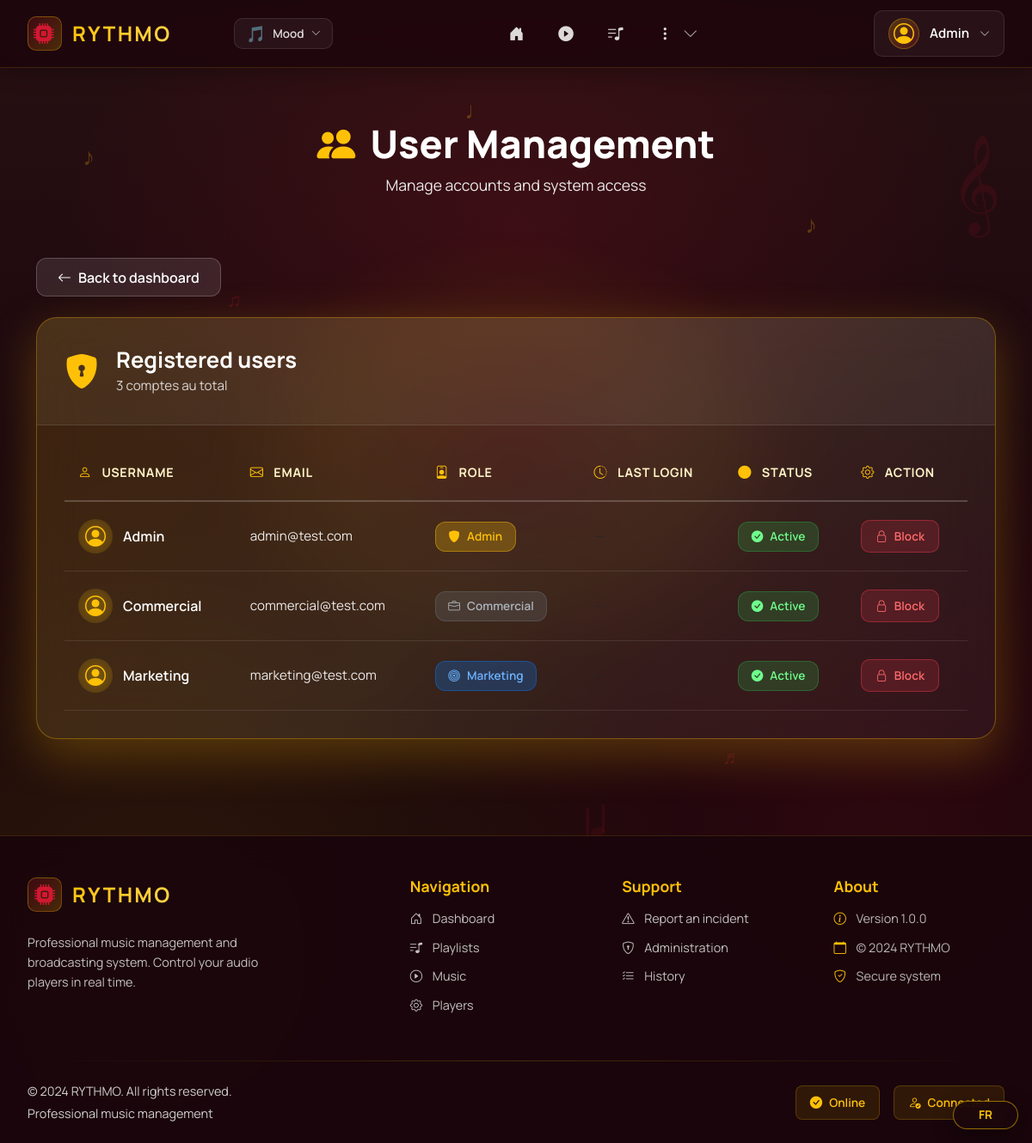
Screenshot of /admin/users/ (signed in) with the database file from the repository.
### tables this page shows
CREATE TABLE utilisateur(
   id_utilisateur INTEGER PRIMARY KEY,
   nom_utilisateur VARCHAR(50) UNIQUE NOT NULL,
   motdepasse VARCHAR(50) NOT NULL,
   prenom VARCHAR(50) NOT NULL,
   nom VARCHAR(50) NOT NULL,
   email VARCHAR(100) UNIQUE NOT NULL,
   nom_role VARCHAR(50) NOT NULL,
   FOREIGN KEY(nom_role) REFERENCES role(nom_role)
);

### app/controllers/AdminController.py (the view)
@admin_bp.route("/", endpoint="admin")
def list_users():
    admin_required()
    users = user_service.getUsers()
    metadata = {"title": "Admin - Gestion Utilisateurs", "pagename": "admin"}
    return render_template("admin.html", users=users, metadata=metadata)

### app/__init__.py (called while the page is built, shortened)
@app.before_request
def check_session_timeout():
    if 'user_id' in session:
        last_active = session.get('last_active')
        now = datetime.now()
        session['last_active'] = now.isoformat()

@app.before_request
def load_user():
    user_id = session.get("user_id")
    if user_id:
        user = UserSqliteDAO().findById(user_id)
        g.current_user = user
    else:
        g.current_user = None

@app.context_processor
def inject_globals():
    theme = session.get("theme", "default")
    if theme == "chill":
        theme = "romantique"
    user = g.get("current_user", None)
    role = normalize_role(user.role if user else session.get("role"))
    def user_can(permission):
        return can(role, permission)
    return {
        "current_user": user,
        "theme": theme,
        "permissions": get_role_permissions(role),
        "role_label": role_label(role),
        "user_can": user_can,
    }

### app/controllers/AdminController.py (called while the page is built)
def admin_required():
    if normalize_role(session.get("role")) != "admin":
        abort(403)

### app/models/UserDAO.py (called while the page is built)
    def _getDbConnection(self):
        conn = sqlite3.connect(self.databasename)
        conn.row_factory = sqlite3.Row
        return conn

    def findAll(self):
        conn = self._getDbConnection()
        rows = conn.execute("""
            SELECT u.*, c.login_attempts, c.block_until, c.last_login
            FROM utilisateur u
            LEFT JOIN connexion c
                ON u.id_utilisateur = c.id_utilisateur
        """).fetchall()
        conn.close()
        return [User(dict(r)) for r in rows]

    def findById(self, user_id):
        conn = self._getDbConnection()
        row = conn.execute("""
            SELECT u.*, c.login_attempts, c.block_until, c.last_login
            FROM utilisateur u
            LEFT JOIN connexion c
                ON u.id_utilisateur = c.id_utilisateur
            WHERE u.id_utilisateur = ?
        """, (user_id,)).fetchone()
        conn.close()
        return User(row) if row else None

### app/services/permissions.py (called while the page is built)
def normalize_role(role):
    if not role:
        return ROLE_COMMERCIAL
    return LEGACY_ROLE_MAP.get(role, role)

def role_label(role):
    return ROLE_LABELS.get(normalize_role(role), str(role).title())

def get_role_permissions(role):
    role = normalize_role(role)
    if role == ROLE_ADMIN:
        return ROLE_PERMISSIONS[ROLE_ADMIN]
    return ROLE_PERMISSIONS.get(role, ROLE_PERMISSIONS[ROLE_COMMERCIAL])

### app/services/user_service.py (called while the page is built)
    def getUsers(self):
        return self.udao.findAll()

### app/templates/admin.html (shortened to what this page needs)
{% extends 'layout.html' %}
{% block content %}
<div class="admin-hero">
  <div class="container">
    <h1><i class="bi bi-people-fill"></i> Gestion des Utilisateurs</h1>
    <p>Administrez les comptes et les accès au système</p>
  </div>
</div>
<div class="container mt-4 pb-5">
  <div class="admin-actions mb-4">
    <a href="{{ url_for('index') }}" class="btn btn-rythmo-back">
      <i class="bi bi-arrow-left"></i> Retour au tableau de bord
    </a>
  </div>
  <div class="admin-card">
    <div class="admin-card-header">
      <div class="admin-header-info">
        <i class="bi bi-shield-lock-fill"></i>
        <div>
          <h2>Utilisateurs inscrits</h2>
          <p>{{ users|length }} compte{{ 's' if users|length > 1 else '' }} au total</p>
        </div>
      </div>
    </div>
    <div class="admin-table-wrapper">
      <table class="admin-table">
        <thead>
          <tr>
            <th>
              <i class="bi bi-person"></i> Username
            </th>
            <th>
              <i class="bi bi-envelope"></i> Email
            </th>
            <th>
              <i class="bi bi-person-badge"></i> Rôle
            </th>
            <th>
              <i class="bi bi-clock-history"></i> Dernière connexion
            </th>
            <th>
              <i class="bi bi-circle-fill"></i> État
            </th>
            <th>
              <i class="bi bi-gear"></i> Action
            </th>
          </tr>
        </thead>
        <tbody>
          {% for u in users %}
          <tr class="admin-table-row">
            <td class="user-username">
              <div class="user-avatar">
                <i class="bi bi-person-circle"></i>
              </div>
              <span>{{ u.username }}</span>
            </td>
            <td class="user-email">{{ u.email }}</td>
            <td>
              <span class="role-badge role-{{ u.role|lower }}">
                {% if u.role == 'admin' %}
                  <i class="bi bi-shield-fill"></i> Admin
                {% elif u.role == 'marketing' %}
                  <i class="bi bi-bullseye"></i> Marketing
                {% elif u.role == 'commercial' %}
                  <i class="bi bi-briefcase"></i> Commercial
                {% endif %}
              </span>
            </td>
            <td class="user-lastlogin">
              {% if u.last_login %}
                <i class="bi bi-check-circle"></i> {{ u.last_login }}
              {% else %}
                <span class="text-muted">—</span>
              {% endif %}
            </td>
            <td>
              {% if u.block_until %}
                <span class="status-badge status-blocked">
                  <i class="bi bi-x-circle-fill"></i> Bloqué
                </span>
              {% else %}
                <span class="status-badge status-active">
                  <i class="bi bi-check-circle-fill"></i> Actif
                </span>
              {% endif %}
            </td>
            <td class="user-actions">
              {% if u.block_until %}
                <a href="{{ url_for('admin.unblock_user', user_id=u.id) }}"
                   class="btn btn-action-unblock">
                  <i class="bi bi-unlock"></i> Débloquer
                </a>
              {% else %}
                <a href="{{ url_for('admin.block_user', user_id=u.id) }}"
                   class="btn btn-action-block"
                   onclick="return confirm('Êtes-vous sûr de vouloir bloquer cet utilisateur ?');">
                  <i class="bi bi-lock"></i> Bloquer
                </a>
              {% endif %}
            </td>
          </tr>
          {% endfor %}
        </tbody>
      </table>
    </div>
  </div>
</div>
{% endblock %}

### app/templates/includes/nav.html (shortened to what this page needs)
{% if current_user %}
<nav class="navbar-modern fixed-top navbar-expand-lg">
  <div class="navbar-container">
    <div class="navbar-brand-section">
      <a class="navbar-brand-modern" href="{{ url_for('index') }}">
        <div class="brand-icon-wrapper">
          <i class="bi bi-cpu-fill"></i>
        </div>
        <span class="brand-text">RYTHMO</span>
      </a>
      <div class="music-visualizer" id="music-bar">
      </div>
      <div class="theme-switcher d-none d-md-block">
        <button class="theme-switcher-trigger" type="button" data-bs-toggle="dropdown" aria-expanded="false" title="Changer de thème">
          <span class="theme-switcher-icon">
            {% if theme == 'joyeux' %}☀️
            {% elif theme == 'triste' %}🌧️
            {% elif theme == 'nature' %}🌿
            {% elif theme == 'romantique' %}💕
            {% elif theme == 'voyage_spacial' %}🚀
            {% else %}🎵{% endif %}
          </span>
          <span class="theme-switcher-label d-none d-lg-inline">Ambiance</span>
          <i class="bi bi-chevron-down theme-switcher-arrow"></i>
        </button>
      </div>
    </div>
    <div class="navbar-nav-section">
      <div class="collapse navbar-collapse-modern" id="navbarNav">
        <ul class="navbar-nav-modern">
          <li class="nav-item-modern">
            <a class="nav-link-modern nav-link-icon-only" href="{{ url_for('index') }}">
              <i class="bi bi-house-door-fill"></i>
            </a>
          </li>
          {% if user_can("control_music") %}
          <li class="nav-item-modern">
            <a class="nav-link-modern nav-link-icon-only" href="{{ url_for('musique.musique') }}">
              <i class="bi bi-play-circle-fill"></i>
            </a>
          </li>
          {% endif %}
          {% if user_can("view_playlists") or user_can("view_playlists_readonly") %}
          <li class="nav-item-modern">
            <a class="nav-link-modern nav-link-icon-only" href="{{ url_for('playlist.playlists') }}">
              <i class="bi bi-music-note-list"></i>
            </a>
          </li>
          {% endif %}
          {% if user_can("add_ad") or user_can("view_lecteur_status") or user_can("view_history") or user_can("manage_lecteurs") %}
          <li class="nav-item-modern nav-item-dropdown">
            <button class="nav-link-modern nav-link-icon-only nav-more-btn" type="button" data-bs-toggle="dropdown" aria-expanded="false">
              <i class="bi bi-three-dots-vertical"></i>
              <i class="bi bi-chevron-down nav-dropdown-arrow"></i>
            </button>
          </li>
          {% endif %}
        </ul>
      </div>
    </div>
    <div class="navbar-user-section">
      <div class="user-dropdown">
        <button class="user-menu-trigger" type="button" data-bs-toggle="dropdown" aria-expanded="false">
          <div class="user-avatar-nav">
            <i class="bi bi-person-circle"></i>
          </div>
          <span class="username-text d-none d-lg-inline">{{ current_user.username }}</span>
          <i class="bi bi-chevron-down dropdown-arrow"></i>
        </button>
      </div>
    </div>
  </div>
</nav>
{% endif %}

### app/templates/layout.html (style rules this page uses)
* { font-family: 'Manrope', sans-serif !important; }
:root, body.default { --rythmo-bg: #1a060c; --rythmo-gradient-start: #281012; --rythmo-gradient-end: #1a060c; --rythmo-accent: #ffc107; --rythmo-accent-light: #ffd54f; --rythmo-accent-rgb: 255, 193, 7; --rythmo-secondary: #d11831; --rythmo-secondary-rgb: 209, 24, 49; --rythmo-text-light: #fff4c7; }
body { background: var(--rythmo-bg); background-image: radial-gradient(circle at 20% 50%, rgba(var(--rythmo-accent-rgb), 0.08) 0%, transparent 50%), radial-gradient(circle at 80% 80%, rgba(var(--rythmo-secondary-rgb), 0.08) 0%, transparent 50%); min-height: 100vh; color: white; padding-top: 76px; transition: background 0.6s ease, background-image 0.6s ease; }

### app/templates/includes/theme-default-styles.html (style rules this page uses)
body.default { --rythmo-bg: #1a060c; --rythmo-accent-rgb: 255, 193, 7; --rythmo-secondary-rgb: 209, 24, 49; }
body.default { background-color: #1a060c; background-image: radial-gradient(ellipse 80% 50% at 50% 20%, rgba(209, 24, 49, 0.15) 0%, transparent 55%), radial-gradient(circle at 15% 85%, rgba(255, 193, 7, 0.1) 0%, transparent 42%), radial-gradient(circle at 85% 75%, rgba(209, 24, 49, 0.12) 0%, transparent 38%), linear-gradient(180deg, #281012 0%, #1a060c 50%, #120408 100%); }

### rows the page displays
utilisateur: username "Admin", email "admin@test.com"
utilisateur: username "Commercial", email "commercial@test.com"
utilisateur: username "Marketing", email "marketing@test.com"

### other values shown
{{ users|length }} "3"
{{ 's' if users|length > 1 else '' }} "s"
